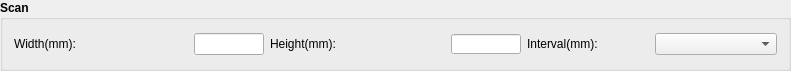
     <widget class="QGroupBox" name="groupBoxScan">
      <property name="geometry">
       <rect>
        <x>10</x>
        <y>10</y>
        <width>791</width>
        <height>71</height>
       </rect>
      </property>
      <property name="font">
       <font>
        <weight>75</weight>
        <bold>true</bold>
       </font>
      </property>
      <property name="title">
       <string>Scan</string>
      </property>
      <layout class="QHBoxLayout" name="horizontalLayout_8">
       <item>
        <layout class="QHBoxLayout" name="horizontalLayout_2">
         <item>
          <widget class="QLabel" name="labelScanWidth_2">
           <property name="font">
            <font>
             <weight>50</weight>
             <bold>false</bold>
            </font>
           </property>
           <property name="text">
            <string>Width(mm):</string>
           </property>
          </widget>
         </item>
         <item>
          <widget class="QLineEdit" name="lineEditScanWidth">
           <property name="sizePolicy">
            <sizepolicy hsizetype="Fixed" vsizetype="Fixed">
             <horstretch>0</horstretch>
             <verstretch>0</verstretch>
            </sizepolicy>
           </property>
           <property name="maximumSize">
            <size>
             <width>70</width>
             <height>22</height>
            </size>
           </property>
           <property name="font">
            <font>
             <weight>50</weight>
             <bold>false</bold>
            </font>
           </property>
           <property name="toolTip">
            <string>Valid range: 50mm~500mm - Increment: 10mm</string>
           </property>
           <property name="statusTip">
            <string>Width of scan area. Valid range: 50mm~500mm - Increment: 10mm</string>
           </property>
           <property name="maxLength">
            <number>3</number>
           </property>
           <property name="alignment">
            <set>Qt::AlignRight|Qt::AlignTrailing|Qt::AlignVCenter</set>
           </property>
          </widget>
         </item>
        </layout>
       </item>
       <item>
        <layout class="QHBoxLayout" name="horizontalLayout_4">
         <item>
          <widget class="QLabel" name="labelScanHeight_2">
           <property name="font">
            <font>
             <weight>50</weight>
             <bold>false</bold>
            </font>
           </property>
           <property name="text">
            <string>Height(mm):</string>
           </property>
          </widget>
         </item>
         <item>
          <widget class="QLineEdit" name="lineEditScanHeight">
           <property name="sizePolicy">
            <sizepolicy hsizetype="Fixed" vsizetype="Fixed">
             <horstretch>0</horstretch>
             <verstretch>0</verstretch>
            </sizepolicy>
           </property>
           <property name="maximumSize">
            <size>
             <width>70</width>
             <height>20</height>
            </size>
           </property>
           <property name="font">
            <font>
             <weight>50</weight>
             <bold>false</bold>
            </font>
           </property>
           <property name="toolTip">
            <string>Valid range: 50mm~500mm - Increment: 10mm</string>
           </property>
           <property name="toolTipDuration">
            <number>1000</number>
           </property>
           <property name="statusTip">
            <string notr="true">Height of scan area. Valid range: 50mm~500mm - Increment: 10mm</string>
           </property>
           <property name="maxLength">
            <number>3</number>
           </property>
           <property name="frame">
            <bool>true</bool>
           </property>
           <property name="alignment">
            <set>Qt::AlignRight|Qt::AlignTrailing|Qt::AlignVCenter</set>
           </property>
           <property name="cursorMoveStyle">
            <enum>Qt::VisualMoveStyle</enum>
           </property>
           <property name="clearButtonEnabled">
            <bool>false</bool>
           </property>
          </widget>
         </item>
        </layout>
       </item>
       <item>
        <layout class="QHBoxLayout" name="horizontalLayout_7">
         <item>
          <widget class="QLabel" name="labelScanInterval_3">
           <property name="font">
            <font>
             <weight>50</weight>
             <bold>false</bold>
            </font>
           </property>
           <property name="text">
            <string>Interval(mm):</string>
           </property>
          </widget>
         </item>
         <item>
          <widget class="QComboBox" name="enumScanInterval">
           <property name="font">
            <font>
             <weight>50</weight>
             <bold>false</bold>
            </font>
           </property>
          </widget>
         </item>
        </layout>
       </item>
      </layout>
     </widget>
